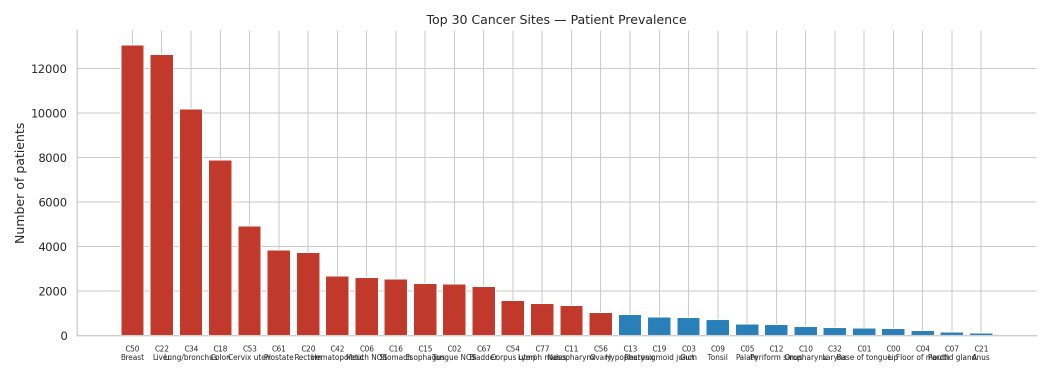
#> input picture coexist_cancers/results/01_matrix/cancer_prevalence.png, 2100 x 750 px (shown at 1/2 size)
$ python 05_report_pdf.py
#> lines starting #> are read from the running program, lines starting #| are printed output that depends on the picture
"""
Assemble a multi-page PDF report for the Co-existing Cancer Pattern Discovery project.
Embeds the figures produced by steps 01–04 with text framing.
Output: results/Coexist_Cancers_Report.pdf
"""
import warnings; warnings.filterwarnings("ignore")
from pathlib import Path
import pandas as pd
import matplotlib; matplotlib.use("Agg")
import matplotlib.pyplot as plt
import matplotlib.image as mpimg
from matplotlib.backends.backend_pdf import PdfPages
from matplotlib.patches import FancyBboxPatch

BASE = Path(__file__).parent.parent
R    = BASE / "results"
OUT  = R / "Coexist_Cancers_Report.pdf"

TITLE_BG = "#14304a"
ACCENT   = "#2e7fbf"
GRAY     = "#555555"
BG_LIGHT = "#eef4fb"
A4 = (8.27, 11.69)
TOTAL = 6


def header(fig, title, subtitle=""):
    fig.text(0.5, 0.975, title, ha="center", va="top", fontsize=15,
             fontweight="bold", color=TITLE_BG)
    if subtitle:
        fig.text(0.5, 0.945, subtitle, ha="center", va="top", fontsize=9.5,
                 color=GRAY, style="italic")

def footer(fig, n):
    fig.text(0.5, 0.012,
             f"Taiwan Cancer Registry 2006–2020  ·  Co-existing Cancer Patterns  ·  Page {n}/{TOTAL}",
             ha="center", va="bottom", fontsize=7, color=GRAY)

def img(fig, path, rect, caption=""):
    p = R / path
    if not p.exists():
        return
    ax = fig.add_axes(rect)
    ax.imshow(mpimg.imread(str(p)))
    ax.axis("off")
    if caption:
        ax.set_title(caption, fontsize=8.5, color=GRAY, pad=3)

def statbox(ax, value, label, sub=""):
    ax.set_xlim(0,1); ax.set_ylim(0,1); ax.axis("off")
    ax.add_patch(FancyBboxPatch((0.03,0.05),0.94,0.9, boxstyle="round,pad=0.02",
                 linewidth=1.2, edgecolor=ACCENT, facecolor=BG_LIGHT))
    ax.text(0.5,0.62,value,ha="center",va="center",fontsize=18,fontweight="bold",color=ACCENT)
    ax.text(0.5,0.30,label,ha="center",va="center",fontsize=8.5,fontweight="bold",color=TITLE_BG)
    if sub:
        ax.text(0.5,0.13,sub,ha="center",va="center",fontsize=6.8,color=GRAY)


with PdfPages(OUT) as pdf:

    # ── PAGE 1: Title + overview ──────────────────────────────────────────────
    fig = plt.figure(figsize=A4); footer(fig, 1)
    axt = fig.add_axes([0.0, 0.80, 1.0, 0.17]); axt.set_facecolor(TITLE_BG)
    axt.set_xticks([]); axt.set_yticks([])
    for sp in axt.spines.values(): sp.set_visible(False)
    axt.text(0.5, 0.62,
             "Unsupervised Discovery of Co-existing Cancer Patterns\nin the Taiwan Cancer Registry",
             ha="center", va="center", fontsize=15, fontweight="bold", color="white",
             linespacing=1.5, transform=axt.transAxes)
    axt.text(0.5, 0.20,
             "Association Rule Mining · NMF Cancer Programs · Deep Autoencoder Clustering",
             ha="center", va="center", fontsize=9.5, color="#aaccee", transform=axt.transAxes)

    stats = [("78,578","Patients","2006–2020"),
             ("4,068","Multi-primary","≥2 cancer types (5.2%)"),
             ("46","Cancer sites","ICD-O C-codes"),
             ("3","Co-occurrence\ndomains","convergent")]
    for i,(v,l,s) in enumerate(stats):
        statbox(fig.add_axes([0.05+i*0.235, 0.66, 0.21, 0.11]), v, l, s)

    ax = fig.add_axes([0.07, 0.08, 0.86, 0.54]); ax.axis("off")
    body = [
        ("OVERVIEW", True, 11),
        ("", False, 4),
        ("We applied three complementary unsupervised machine-learning methods to the full "
         "Taiwan Cancer Registry (78,578 patients, all cancer types) to discover which cancers "
         "co-occur within the same patient more often than expected by chance. Of the cohort, "
         "4,068 patients (5.2%) developed two or more distinct primary cancers; 536 developed "
         "three or more.", False, 9),
        ("", False, 3),
        ("Methods", True, 9.5),
        ("(1) Pairwise association rule mining computed lift and odds ratios for every cancer "
         "pair, stratified by sex and age of onset. (2) Non-negative matrix factorization (NMF) "
         "decomposed the multi-primary patient × cancer matrix into latent 'cancer programs'. "
         "(3) A binary-cross-entropy autoencoder learned a 12-dimensional latent representation, "
         "followed by UMAP visualization and k-means clustering.", False, 9),
        ("", False, 3),
        ("Principal finding", True, 9.5),
        ("All three independent methods converged on the same three co-occurrence domains: "
         "(I) an aerodigestive squamous-cell-carcinoma field — esophagus, oral cavity, "
         "hypopharynx, larynx — that is 95–97% male, has the youngest onset (median 55 yr), "
         "the worst survival (68.8% mortality), and the highest rate of a third primary cancer "
         "(13%); (II) a female reproductive-tract and breast cluster; and (III) an age-related "
         "visceral GI / urological cluster. The aerodigestive domain is the clinical fingerprint "
         "of Taiwan's betel-nut / alcohol / tobacco field cancerization.", False, 9),
        ("", False, 3),
        ("Significance", True, 9.5),
        ("Convergence of association rules, NMF, and deep clustering on the same partition "
         "provides strong evidence that these co-occurrence domains reflect real shared "
         "carcinogenic mechanisms rather than statistical artifacts — with direct implications "
         "for second-cancer surveillance in high-risk patients.", False, 9),
    ]
    import textwrap as tw
    y = 1.0
    for text, bold, size in body:
        if not text:
            y -= size/520; continue
        wrapped = tw.fill(text, 96) if (not bold and len(text)>80) else text
        ax.text(0, y, wrapped, transform=ax.transAxes, fontsize=size,
                fontweight="bold" if bold else "normal",
                color=TITLE_BG if bold else "#111111", va="top", linespacing=1.5)
        y -= (size*(wrapped.count("\n")+1)*1.6)/520
    pdf.savefig(fig, dpi=200, bbox_inches="tight"); plt.close(fig)
#> after `pdf.savefig(fig, dpi=200, bbox_inches='tight')`:
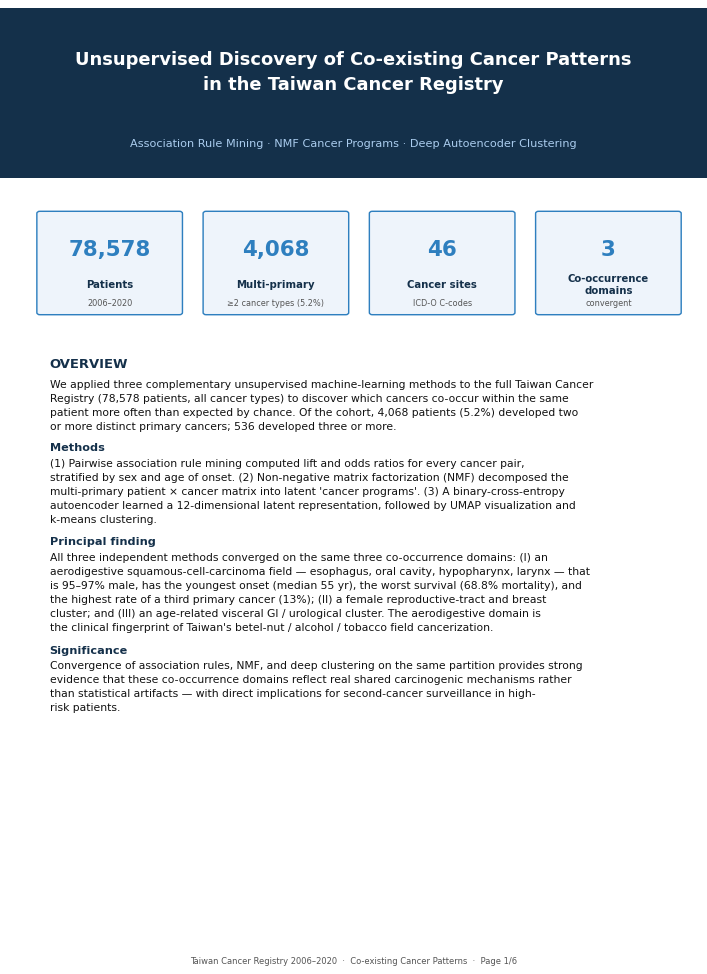
#> figure drawn by matplotlib, 4 panels

    # ── PAGE 2: Cohort & co-occurrence landscape ──────────────────────────────
    fig = plt.figure(figsize=A4)
    header(fig, "Figure 1. Cohort & Co-occurrence Landscape",
           "Cancer prevalence and pairwise co-occurrence among multi-primary patients")
    footer(fig, 2)
    img(fig, "01_matrix/cancer_prevalence.png",  [0.04,0.60,0.92,0.30], "Top 30 cancer sites by patient prevalence")
    img(fig, "01_matrix/cooccurrence_heatmap.png",[0.04,0.10,0.92,0.42], "Cancers per patient (left) · co-occurrence counts, top 25 sites (right)")
#> call 2 of img, with path = '01_matrix/cooccurrence_heatmap.png'
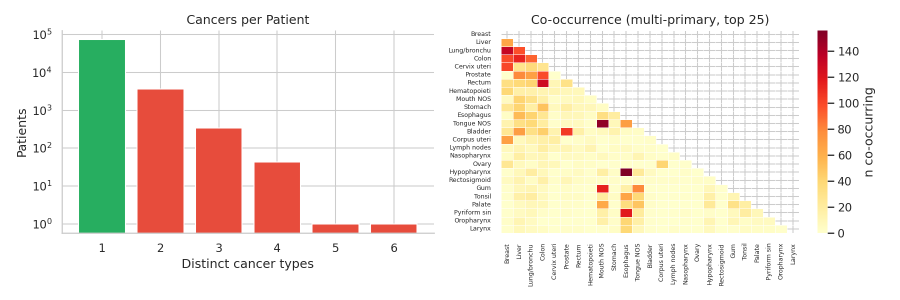
#> input picture coexist_cancers/results/01_matrix/cooccurrence_heatmap.png, 1800 x 600 px (shown at 1/2 size)
    pdf.savefig(fig, dpi=200, bbox_inches="tight"); plt.close(fig)
#> after `pdf.savefig(fig, dpi=200, bbox_inches='tight')`:
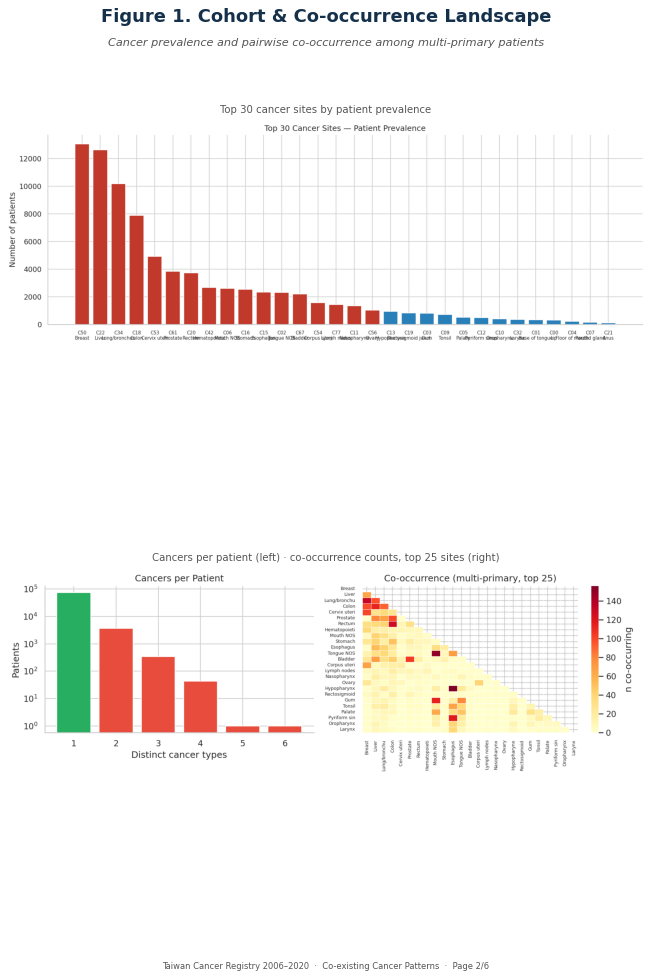
#> figure drawn by matplotlib, 2 panels

    # ── PAGE 3: Association rules ──────────────────────────────────────────────
    fig = plt.figure(figsize=A4)
    header(fig, "Figure 2. Association Rule Mining",
           "Cancer pairs co-occurring more than expected (lift > 1)")
    footer(fig, 3)
    img(fig, "02_associations/top_associations_lift.png", [0.03,0.58,0.94,0.33], "Top cancer pairs by lift (bar) and support–lift bubble plot")
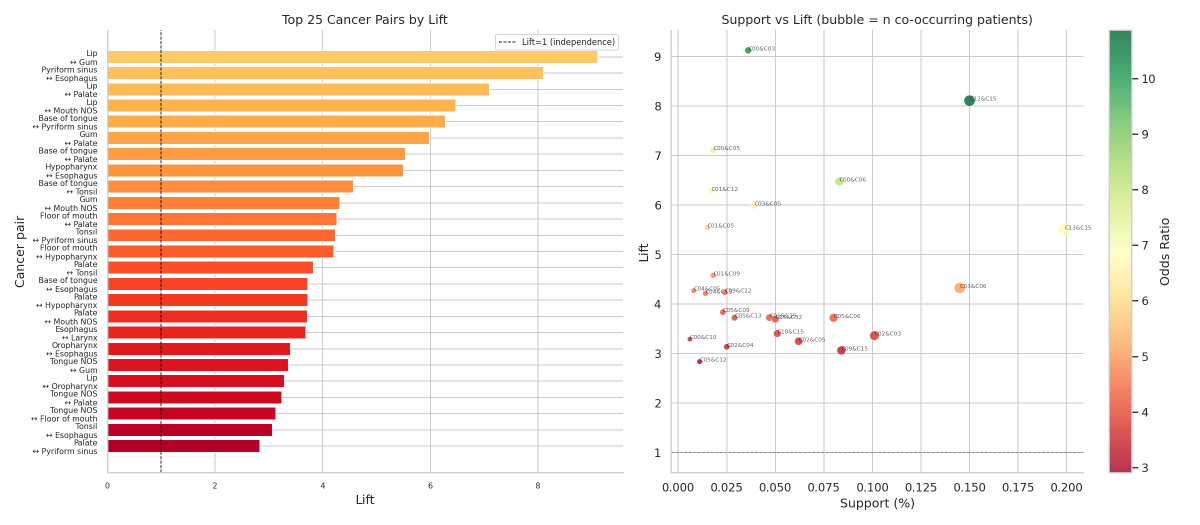
#> input picture coexist_cancers/results/02_associations/top_associations_lift.png, 2400 x 1050 px (shown at 1/2 size)
    img(fig, "02_associations/lift_heatmap.png",          [0.10,0.08,0.80,0.46], "Lift matrix — top sites (red = co-occur more than chance)")
#> call 4 of img, with path = '02_associations/lift_heatmap.png'
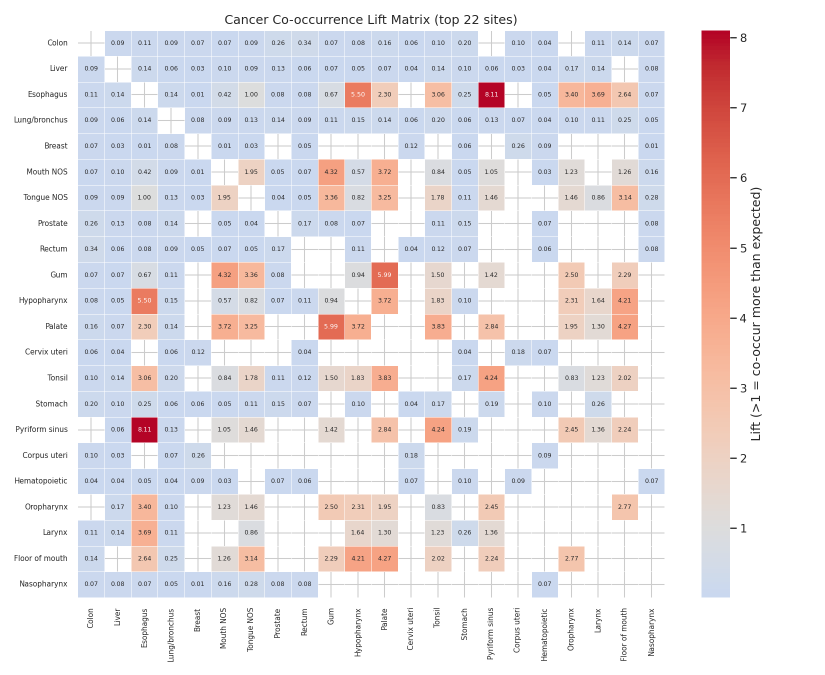
#> input picture coexist_cancers/results/02_associations/lift_heatmap.png, 1650 x 1350 px (shown at 1/2 size)
    fig.text(0.5, 0.045,
             "Strongest pair: Hypopharynx ↔ Esophagus (n=156, lift=5.50, OR=6.77). "
             "29 male-specific vs 5 female-specific high-lift pairs — co-occurrence is "
             "overwhelmingly a male aerodigestive phenomenon.",
             ha="center", fontsize=7.5, color=GRAY, style="italic", wrap=True)
    pdf.savefig(fig, dpi=200, bbox_inches="tight"); plt.close(fig)

    # ── PAGE 4: NMF programs ──────────────────────────────────────────────────
    fig = plt.figure(figsize=A4)
    header(fig, "Figure 3. NMF Cancer Co-occurrence Programs",
           "Latent decomposition of the multi-primary cohort (k=7)")
    footer(fig, 4)
    img(fig, "03_nmf/nmf_programs_multiprimary.png", [0.03,0.30,0.94,0.60], "Seven cancer programs — top sites per component")
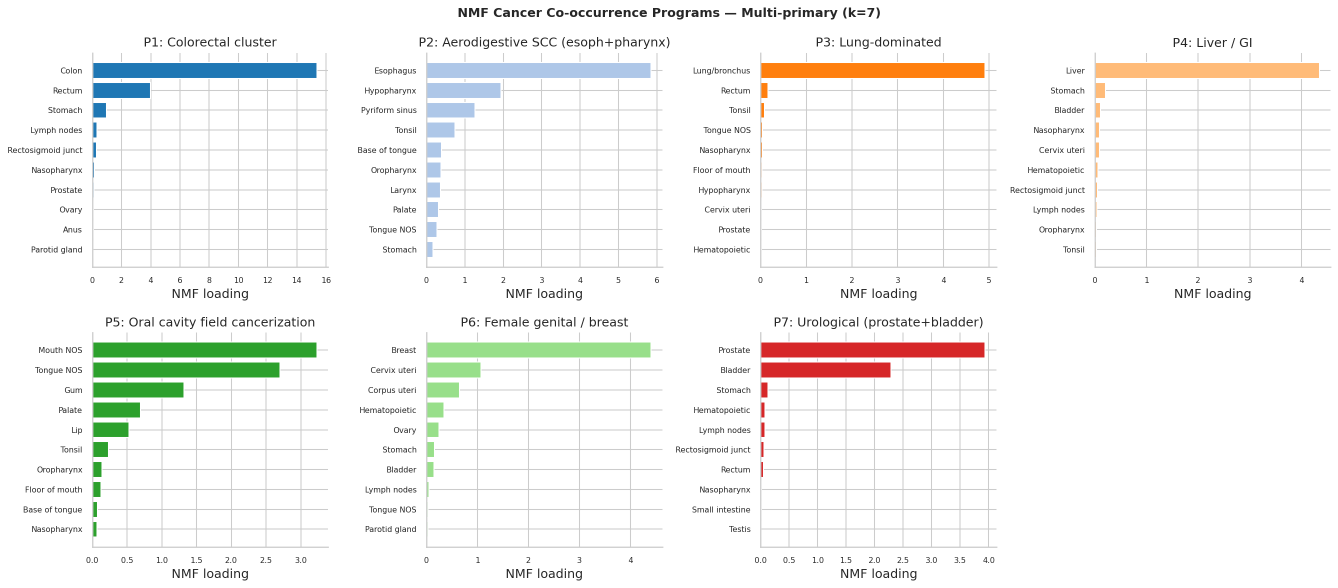
#> input picture coexist_cancers/results/03_nmf/nmf_programs_multiprimary.png, 2676 x 1176 px (shown at 1/2 size)
    ax = fig.add_axes([0.06,0.06,0.88,0.20]); ax.axis("off")
    rows = [["Program","Theme","n","≥3 cancers","Age","Male%"],
            ["P2","Aerodigestive SCC (esoph+pharynx)","615","17%","53","97%"],
            ["P5","Oral cavity field cancerization","758","19%","52","95%"],
            ["P6","Female genital / breast","730","3%","56","5%"],
            ["P4","Liver / GI","766","7%","64","69%"],
            ["P7","Urological (prostate+bladder)","406","5%","72","90%"]]
    t = ax.table(cellText=rows[1:], colLabels=rows[0], loc="center", cellLoc="center",
                 bbox=[0,0,1,1], colWidths=[0.10,0.42,0.10,0.16,0.10,0.12])
    t.auto_set_font_size(False); t.set_fontsize(7.5)
    for (r,c),cell in t.get_celld().items():
        cell.set_edgecolor("#cccccc")
        if r==0: cell.set_facecolor(ACCENT); cell.set_text_props(color="white",fontweight="bold")
        elif rows[r][0] in ("P2","P5"): cell.set_facecolor("#ffe9d6")
        elif r%2==0: cell.set_facecolor(BG_LIGHT)
    pdf.savefig(fig, dpi=200, bbox_inches="tight"); plt.close(fig)

    # ── PAGE 5: Transitions + deep clustering ─────────────────────────────────
    fig = plt.figure(figsize=A4)
    header(fig, "Figure 4. Transitions & Deep-Learning Clusters",
           "1st→2nd primary flow and autoencoder/UMAP patient subtypes")
    footer(fig, 5)
    img(fig, "02_associations/cancer_transition_matrix.png", [0.03,0.62,0.94,0.30], "1st → 2nd primary cancer transitions")
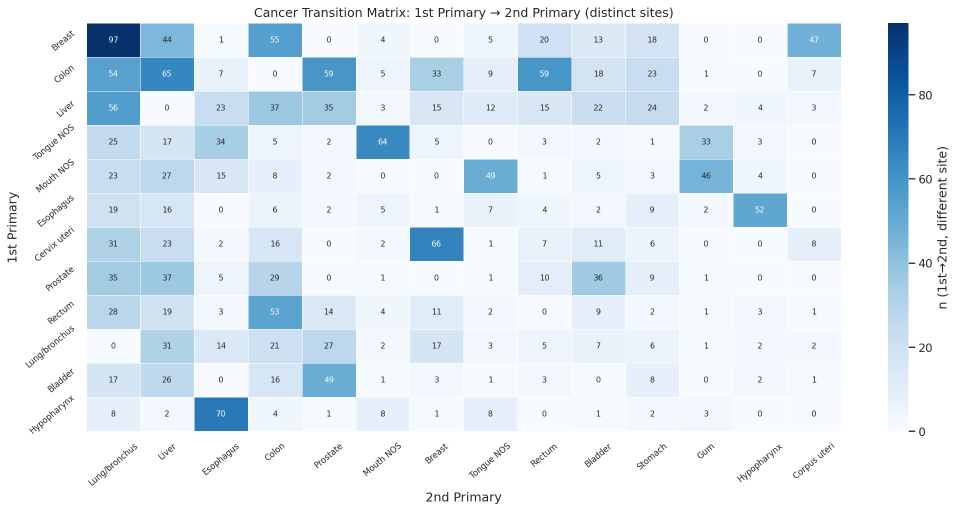
#> input picture coexist_cancers/results/02_associations/cancer_transition_matrix.png, 1913 x 1022 px (shown at 1/2 size)
    img(fig, "04_clustering/umap_nmf_programs.png",          [0.02,0.32,0.48,0.28], "UMAP — NMF program overlay")
    img(fig, "04_clustering/cluster_cancer_heatmap_k3.png",  [0.50,0.34,0.49,0.24], "Cancer prevalence by AE cluster")
    ax = fig.add_axes([0.06,0.06,0.88,0.21]); ax.axis("off")
    rows = [["Cluster","Theme","n","Median age","Male%","Mortality","≥3 cancers"],
            ["C3","Aerodigestive SCC field","1,071","55","96%","68.8%","13%"],
            ["C1","GI / visceral mixed","1,827","61","76%","58.8%","11%"],
            ["C2","Female-enriched / breast","1,170","61","30%","49.1%","4%"]]
    t = ax.table(cellText=rows[1:], colLabels=rows[0], loc="center", cellLoc="center",
                 bbox=[0,0,1,0.9], colWidths=[0.10,0.30,0.10,0.14,0.10,0.14,0.12])
    t.auto_set_font_size(False); t.set_fontsize(7.5)
    for (r,c),cell in t.get_celld().items():
        cell.set_edgecolor("#cccccc")
        if r==0: cell.set_facecolor(ACCENT); cell.set_text_props(color="white",fontweight="bold")
        elif rows[r][0]=="C3": cell.set_facecolor("#ffe9d6")
        elif r%2==0: cell.set_facecolor(BG_LIGHT)
    ax.text(0.5, 0.97, "k-means clusters on autoencoder latent space (k=3)",
            ha="center", fontsize=8.5, fontweight="bold", color=TITLE_BG, transform=ax.transAxes)
    pdf.savefig(fig, dpi=200, bbox_inches="tight"); plt.close(fig)

    # ── PAGE 6: Conclusions ───────────────────────────────────────────────────
    fig = plt.figure(figsize=A4); footer(fig, 6)
    ax = fig.add_axes([0.07,0.06,0.86,0.90]); ax.axis("off")
    secs = [
        ("CONCLUSIONS", True, 12),
        ("", False, 4),
        ("Three convergent co-occurrence domains", True, 10),
        ("1.  Aerodigestive SCC field cancerization — esophagus + oral cavity + hypopharynx + "
         "larynx. Identified independently as 29 male association pairs, NMF programs P2+P5, "
         "and autoencoder cluster C3. Male 95–97%, youngest onset (52–55 yr), worst survival "
         "(68.8% mortality), highest 3rd-cancer risk (13–19%). Driven by betel nut, tobacco, "
         "and alcohol — a Taiwan-specific lifestyle signature.", False, 9),
        ("", False, 2),
        ("2.  Female reproductive tract + breast — breast ↔ cervix ↔ corpus uteri ↔ ovary "
         "(NMF P6, cluster C2). Best survival of the three domains; reflects shared hormonal "
         "and genetic susceptibility.", False, 9),
        ("", False, 2),
        ("3.  Age-related visceral GI / urological — colorectal, liver, lung, prostate, bladder "
         "(NMF P1/P3/P4/P7, cluster C1). Older patients, both sexes, surveillance-driven "
         "second-cancer detection.", False, 9),
        ("", False, 4),
        ("Clinical implications", True, 10),
        ("Patients presenting with any aerodigestive SCC warrant intensified pan-aerodigestive "
         "surveillance (panendoscopy of oral cavity, pharynx, larynx, and esophagus), given the "
         "13–19% rate of a third primary. The convergence across three unsupervised methods "
         "strengthens confidence that these are mechanistically real domains, not statistical "
         "artifacts.", False, 9),
        ("", False, 4),
        ("Limitations", True, 10),
        ("Same-site recurrence vs true second primary cannot be separated from registry codes; "
         "metastasis may contaminate pairs such as Colon→Liver. Cancer sequence numbering may "
         "undercount later primaries. The all-patient UMAP uses a 12k subsample for embedding "
         "(visualization only; clustering uses the full latent space).", False, 9),
        ("", False, 4),
        ("Reproduce", True, 10),
        ("bash coexist_cancers/analysis/run_all.sh   →   01 matrix · 02 association rules · "
         "03 NMF · 04 autoencoder clustering · 05 this report", False, 8.5),
    ]
    y = 1.0
    for text, bold, size in secs:
        if not text:
            y -= size/560; continue
        wrapped = tw.fill(text, 100) if (not bold and len(text)>80) else text
        ax.text(0, y, wrapped, transform=ax.transAxes, fontsize=size,
                fontweight="bold" if bold else "normal",
                color=TITLE_BG if bold else "#111111", va="top", linespacing=1.5)
        y -= (size*(wrapped.count("\n")+1)*1.55)/560
    pdf.savefig(fig, dpi=200, bbox_inches="tight"); plt.close(fig)

print(f"PDF saved: {OUT}  ({OUT.stat().st_size//1024} KB)")
